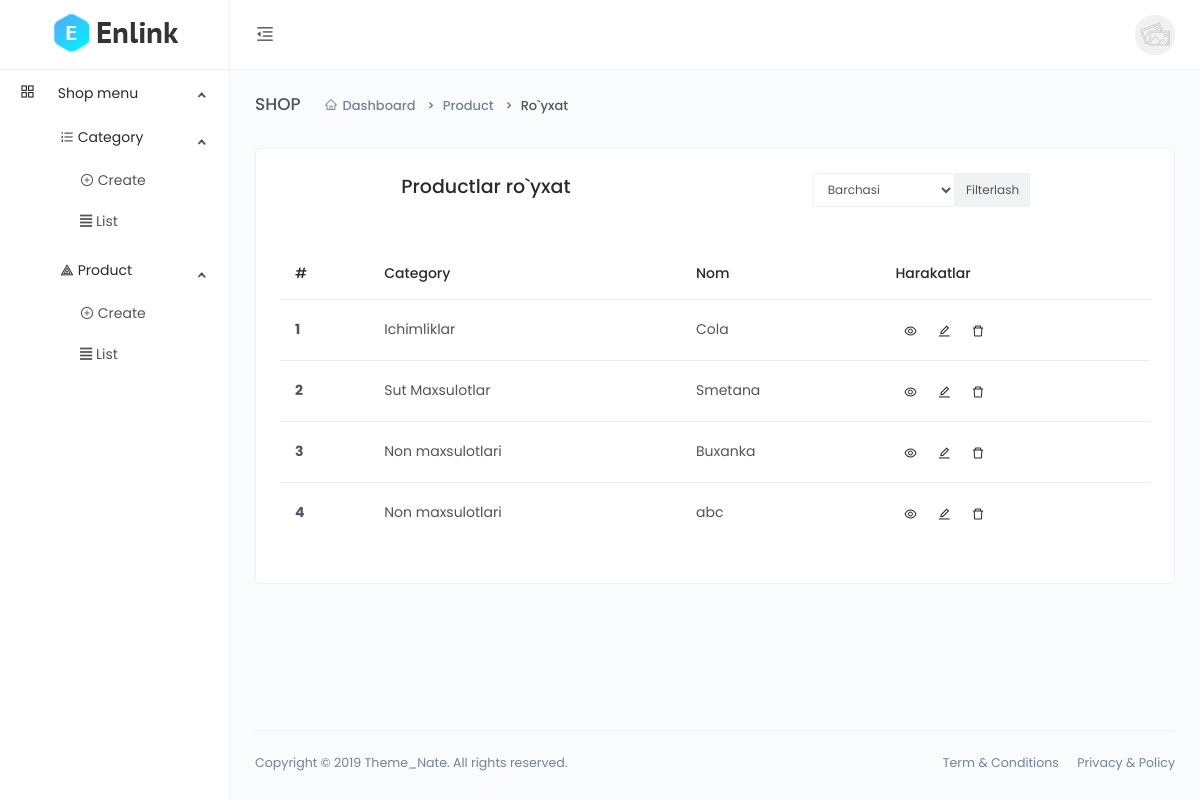
Screenshot of /dashboard/product-list with the database file from the repository.
### main/models.py (models this page shows, shortened)
class CodeGenerate(models.Model):
    code = models.CharField(max_length=255, blank=True,unique=True)
    class Meta:
        abstract = True

class Product(CodeGenerate):
    category = models.ForeignKey(Category, on_delete=models.CASCADE)
    name = models.CharField(max_length=255)
    body = models.TextField()
    price = models.DecimalField(decimal_places=2, max_digits=10)
    discount_price = models.DecimalField(decimal_places=2, max_digits=10,
                                         blank=True, null=True)
    banner_img = models.ImageField(upload_to='banner-img/')
    quantity = models.IntegerField()
    delivery = models.BooleanField(default=False)

class Category(CodeGenerate):
    name = models.CharField(max_length=255, unique=True)
    def __str__(self):
        return f'{self.name}'

### main/dashboard/views.py (the view)
# urls.py: path('product-list', views.product_list, name='product_list'),
def product_list(request):
    categories = models.Category.objects.all()
    category_code = request.GET.get('category_code')
    if category_code and category_code != '0':
        queryset = models.Product.objects.filter(category__code=category_code)
    else:
        queryset = models.Product.objects.all()
    context = {
          'queryset':queryset,
          'categories':categories,
          'category_code':category_code,
    }
    return render(request, 'dashboard/product/list.html', context)

### templates/dashboard/product/list.html (shortened to what this page needs)
{% extends 'dashboard/base.html' %}
{% block content %}
<div class="main-content">
    <div class="page-header">
        <h2 class="header-title">SHOP</h2>
        <div class="header-sub-title">
            <nav class="breadcrumb breadcrumb-dash">
                <a href="#" class="breadcrumb-item"><i class="anticon anticon-home m-r-5"></i>Dashboard</a>
                <a class="breadcrumb-item" href="#">Product</a>
                <span class="breadcrumb-item active">Ro`yxat</span>
            </nav>
        </div>
    </div>
    <div class="card">
        <div class="card-body">
            <div class="d-flex justify-content-around">
            <h4>Productlar ro`yxat</h4>
            <div>
                <form class="input-group input-group-sm mb-3">
                    <select name="category_code" class="form-control">
                        <option value="0">Barchasi</option>
                    </select>
                    <div class="input-group-prepend">
                        <button class="input-group-text" id="inputGroup-sizing-sm" type="submit">Filterlash</button>
                    </div>
                </form>
            </div>
            </div>
            <div class="m-t-25">
                <div class="table-responsive">
                    <table class="table">
                        <thead>
                            <tr>
                                <th scope="col">#</th>
                                <th scope="col">Category</th>
                                <th scope="col">Nom</th>
                                <th scope="col">Harakatlar</th>
                            </tr>
                        </thead>
                        <tbody>
                            {% for q in queryset %}
                            <tr>
                                <th scope="row">{{forloop.counter}}</th>
                                <td>{{q.category.name}}</td>
                                <td>{{q.name}}</td>
                                <td>
                                    <a href="{% url 'dashboard:product_detail' q.code %}" class="btn btn-icon btn-hover btn-sm btn-rounded">
                                        <i class="anticon anticon-eye"></i>
                                    </a>
                                    <a href="{% url 'dashboard:product_update' q.code %}" class="btn btn-icon btn-hover btn-sm btn-rounded">
                                        <i class="anticon anticon-edit"></i>
                                    </a>
                                    <button type="button" class="btn btn-icon btn-hover btn-sm btn-rounded" data-toggle="modal" data-target=".bd-example-modal-sm{{forloop.counter}}">
                                        <i class="anticon anticon-delete"></i>
                                    </button>
                                </td>
                            </tr>
                            {% endfor %}
                        </tbody>
                    </table>
                </div>
            </div>
        </div>
    </div>
</div>
{% endblock %}

### rows the page displays
Product: category.name "Ichimliklar", name "Cola"
Product: category.name "Sut Maxsulotlar", name "Smetana"
Product: category.name "Non maxsulotlari", name "Buxanka"
Product: category.name "Non maxsulotlari", name "abc"
